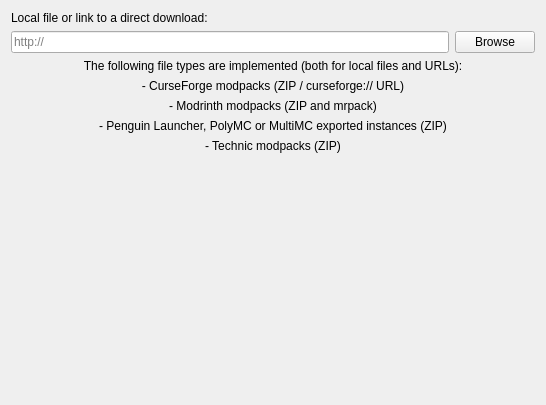
<?xml version="1.0" encoding="UTF-8"?>
<ui version="4.0">
 <class>ImportPage</class>
 <widget class="QWidget" name="ImportPage">
  <property name="geometry">
   <rect>
    <x>0</x>
    <y>0</y>
    <width>546</width>
    <height>405</height>
   </rect>
  </property>
  <layout class="QGridLayout" name="gridLayout">
   <item row="2" column="0">
    <widget class="QLineEdit" name="modpackEdit">
     <property name="placeholderText">
      <string notr="true">http://</string>
     </property>
    </widget>
   </item>
   <item row="2" column="1">
    <widget class="QPushButton" name="modpackBtn">
     <property name="text">
      <string>Browse</string>
     </property>
    </widget>
   </item>
   <item row="3" column="0" rowspan="2" colspan="2">
    <layout class="QVBoxLayout" name="verticalLayout">
     <item>
      <widget class="QLabel" name="label">
       <property name="text">
        <string>The following file types are implemented (both for local files and URLs):</string>
       </property>
       <property name="alignment">
        <set>Qt::AlignCenter</set>
       </property>
      </widget>
     </item>
     <item>
      <widget class="QLabel" name="label_5">
       <property name="text">
        <string>- CurseForge modpacks (ZIP / curseforge:// URL)</string>
       </property>
       <property name="alignment">
        <set>Qt::AlignCenter</set>
       </property>
      </widget>
     </item>
     <item>
      <widget class="QLabel" name="label_3">
       <property name="text">
        <string>- Modrinth modpacks (ZIP and mrpack)</string>
       </property>
       <property name="alignment">
        <set>Qt::AlignCenter</set>
       </property>
      </widget>
     </item>
     <item>
      <widget class="QLabel" name="label_2">
       <property name="text">
        <string>- Penguin Launcher, PolyMC or MultiMC exported instances (ZIP)</string>
       </property>
       <property name="alignment">
        <set>Qt::AlignCenter</set>
       </property>
      </widget>
     </item>
     <item>
      <widget class="QLabel" name="label_4">
       <property name="text">
        <string>- Technic modpacks (ZIP)</string>
       </property>
       <property name="alignment">
        <set>Qt::AlignCenter</set>
       </property>
      </widget>
     </item>
    </layout>
   </item>
   <item row="5" column="0" colspan="2">
    <spacer name="verticalSpacer">
     <property name="orientation">
      <enum>Qt::Vertical</enum>
     </property>
     <property name="sizeHint" stdset="0">
      <size>
       <width>20</width>
       <height>40</height>
      </size>
     </property>
    </spacer>
   </item>
   <item row="0" column="0" colspan="2">
    <widget class="QLabel" name="modpackLabel">
     <property name="text">
      <string>Local file or link to a direct download:</string>
     </property>
    </widget>
   </item>
  </layout>
 </widget>
 <resources/>
 <connections/>
</ui>
